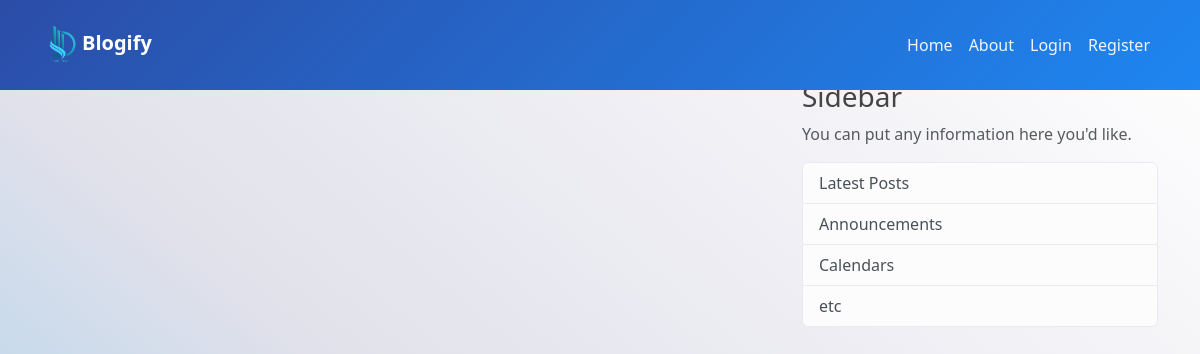
The app's page /post, older data.
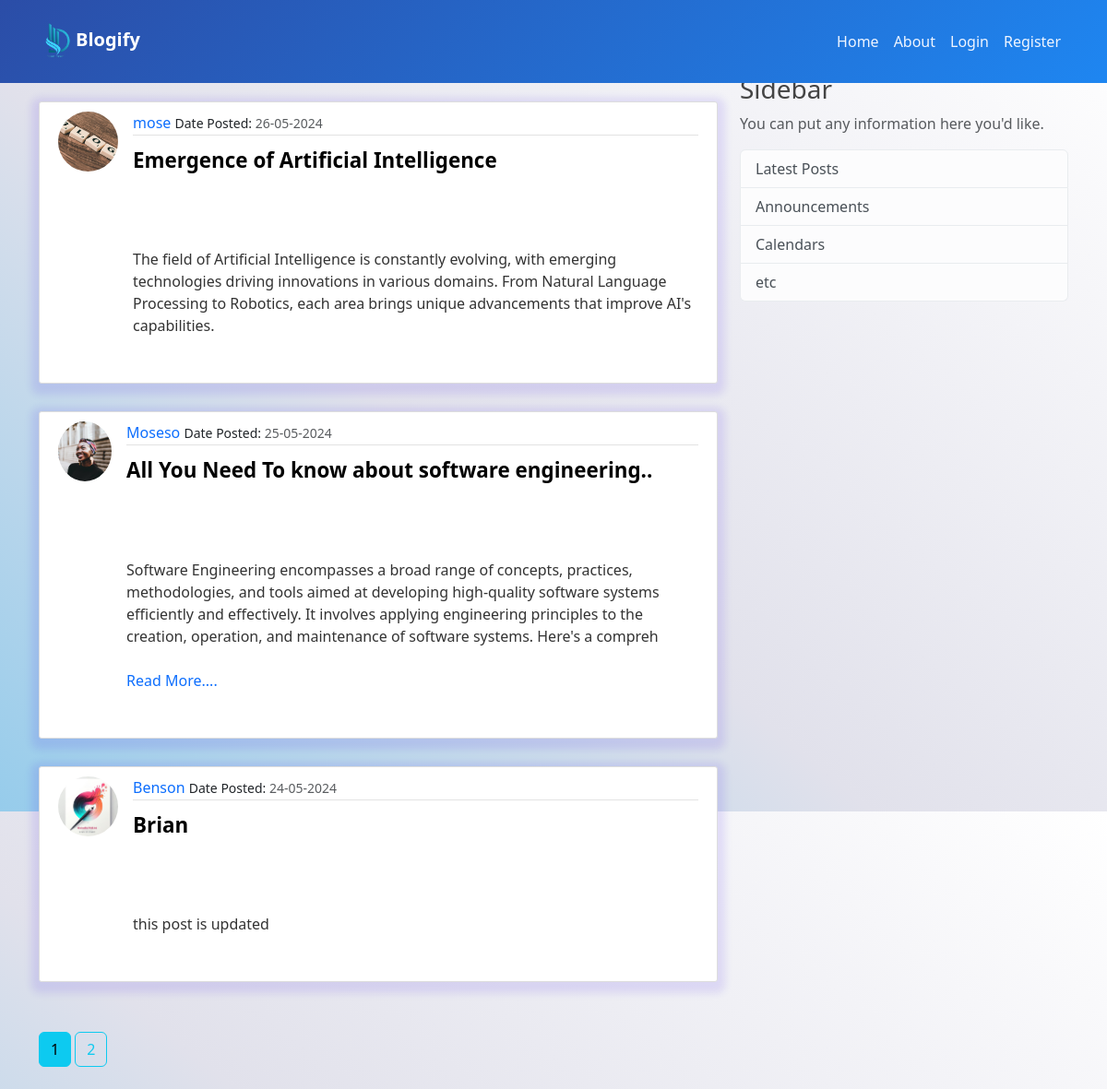
The same page, newer data.
### Blogify/model.py (models this page shows, shortened)
class Post(db.Model):
    id = db.Column(db.Integer, primary_key=True)
    title = db.Column(db.String(100), nullable=False)
    image_file = db.Column(db.String(20), nullable=False, default='default.jpg')
    date_posted = db.Column(db.DateTime, nullable=False, default=datetime.utcnow)
    content = db.Column(db.Text, nullable=False)
    user_id = db.Column(db.Integer, db.ForeignKey('user.id'), nullable=False)

class User(db.Model, UserMixin):
    id = db.Column(db.Integer, primary_key=True)
    username = db.Column(db.String(20), unique=True, nullable=False)
    email = db.Column(db.String(120), unique=True, nullable=False)
    image_file = db.Column(db.String(20), nullable=False, default='default.jpg')
    password = db.Column(db.String(60), nullable=False)
    posts = db.relationship('Post', backref='author', lazy=True)

### Blogify/route.py (the view)
@app.route("/post")
def blogPost():
    page = request.args.get('page', 1, type=int)
    posts = Post.query.order_by(Post.date_posted.desc()).paginate(page=page, per_page=3)
    return render_template('posts.html', posts=posts)

### Blogify/templates/posts.html (shortened to what this page needs)
{% extends "main.html" %}
{% block content %}
 {% for post in posts %}
    <article class="media content-section">
      {% if post.author.image_file.startswith('images/') %}
        <img class="rounded-circle article-img" src="{{ url_for('static', filename=post.author.image_file) }}">
      {% else %}
       <img class="rounded-circle article-img" style="object-fit: cover;" src="{{ post.author.image_file }}">
      {% endif %}
        <div class="media-body">
          <div class="article-metadata">
            <a class="mr-2" href="{{ url_for('user_post', username=post.author.username) }}">{{ post.author.username }}</a>
            <small class="text-muted"><span class="text-dark">Date Posted:</span> {{ post.date_posted.strftime('%d-%m-%Y') }}</small>
          </div>
          <h2><a class="article-title text-decoration-none mb-0" href="{{ url_for('post', post_id=post.id) }}">{{ post.title }}</a></h2>
          <p class="article-content">
            {% set too_long_threshold = 300 %}
            {% if post.content|length > too_long_threshold %}
              <span class="truncated-content">{{ post.content[:too_long_threshold] }}</span>
              <a href="#" class="toggle-content text-decoration-none" data-full-content="{{ post.content }}">Read More....</a>
            {% else %}
              {{ post.content }}
            {% endif %}
          </p>
        </div>
      </article>
    {% endfor %}
    {% for page_num in posts.iter_pages(left_edge=1, right_edge=1, left_current=1, right_current=2) %}
      {% if page_num %}
        {% if posts.page == page_num %}
          <a class="btn btn-info mb-4 mt-4 text-center" href="{{ url_for('blogPost', page=page_num) }}">{{ page_num }}</a>
        {% else %}
            <a class="btn btn-outline-info mb-4 mt-4" href="{{ url_for('blogPost', page=page_num) }}">{{ page_num }}</a>
        {% endif %}
      {% else %}
        ...
      {% endif %}
    {% endfor %}
{% endblock content %}

### Blogify/templates/main.html (shortened to what this page needs)
<!DOCTYPE html>
<html lang="en">
<head>
  <link href="https://cdn.jsdelivr.net/npm/bootstrap@5.3.2/dist/css/bootstrap.min.css" rel="stylesheet"
>
  <link rel="stylesheet" type="text/css" href="{{ url_for('static', filename='main.css') }}">
</head>
<body>
  <header class="site-header">
    <nav class="navbar navbar-expand-md navbar-dark bg-steel fixed-top">
      <div class="container">
        <a class="navbar-brand mr-4" href="/"><img style="width: 100%; object-fit: cover; height: 40px; width: 40px;" class="image"
            src="{{ url_for('static', filename='images/logo.png') }}">Blogify</a>
        <div class="collapse  navbar-collapse" id="navbarToggle">
          <div class="navbar-nav mr-auto">
            <a class="nav-item nav-link" href="{{ url_for('home') }}">Home</a>
            <a class="nav-item nav-link" href="{{ url_for('about') }}">About</a>
            {% if current_user.is_authenticated %}
            <a class="nav-item nav-link" href="{{ url_for('new_post') }}">New Post</a>
            <a class="nav-item nav-link" href="{{ url_for('account') }}">Account</a>
            <a class="nav-item nav-link" href="{{ url_for('logout') }}">Logout</a>
            {% else %}
            <a class="nav-item nav-link" href="{{ url_for('login') }}">Login</a>
            <a class="nav-item nav-link" href="{{ url_for('register') }}">Register</a>
            {% endif %}
          </div>
        </div>
      </div>
    </nav>
  </header>
  <main role="main" class="container">
    <div class="row">
      <div class="col-md-8">
        {% block content %}{% endblock %}
      </div>
      <div class="col-md-4">
        <div class="content-section">
          <h3>Sidebar</h3>
          <p class='text-muted'>You can put any information here you'd like.
          <ul class="list-group">
            <li class="list-group-item list-group-item-light">Latest Posts</li>
            <li class="list-group-item list-group-item-light">Announcements</li>
            <li class="list-group-item list-group-item-light">Calendars</li>
            <li class="list-group-item list-group-item-light">etc</li>
          </ul>
          </p>
        </div>
      </div>
    </div>
  </main>
</body>
</html>

### Blogify/static/main.css (style rules this page uses)
:root { --primary: #0463FA; --light: #EFF5FF; --dark: #1B2C51; }
body { background: rgb(255,255,255); background: linear-gradient(220deg, rgba(255,255,255,1) 0%, rgba(225,225,235,1) 58%, rgb(150, 204, 235) 100%); color: #333333; height: 100vh; margin-top: 5rem; }
h1, h2, h3, h4, h5, h6 { color: #444444; }
.bg-steel { background: rgba(43, 77, 167, 1.0); background: linear-gradient(135deg, rgba(43, 77, 167, 1.0), rgba(30, 134, 241, 1.0)); padding: 20px 10px; }
.site-header .navbar-nav { width: 100%; display: flex; justify-content: flex-end; font-weight: 500; }
.site-header .navbar-brand { font-weight: 700; transition: ease-in 2s; }
.site-header .navbar-nav .nav-link { color: var(--light); transition: ease-in 2s; }
.media { background: #ffffff; box-shadow: 0 4px 8px 8px rgba(48, 6, 237, 0.1); border: 1px solid #dddddd; border-radius: 3px; margin-bottom: 20px; font-weight: 500; padding: 10px 20px; }
.media { width: 100%; display: flex; margin: 30px auto; }
.media-body { width: 100%; }
.article-title { color: black; text-decoration: none; font-size: 1.4rem; font-weight: 600; }
.article-content { white-space: pre-line; font-weight: 500; }
.article-img { height: 65px; width: 65px; margin-right: 16px; }
.article-metadata { padding-bottom: 1px; margin-bottom: 4px; border-bottom: 1px solid #e3e3e3; }
.article-metadata a { text-decoration: none; }

Row changes from the older to the newer data that the page shows:
added Post: author.image_file (placeholder picture), author.username "mose", date_posted "26-05-2024", title "Emergence of Artificial Intelligence", content "The field of Artificial Intelligence is constantly evolving, with emerging technologies driving innovations in various domains. From Natural Language Processing to Robotics, each area brings unique advancements that improve AI's capabilities."
added Post: author.image_file (picture), author.username "Moseso", date_posted "25-05-2024", title "All You Need To know about software engineering..", content "Software Engineering encompasses a broad range of concepts, practices, methodologies, and tools aimed at developing high-quality software systems efficiently and effectively. It involves applying engineering principles to the creation, operation, and maintenance of software systems. Here's a compreh"
added Post: author.image_file (picture), author.username "Benson", date_posted "24-05-2024", title "Brian", content "this post is updated"
Text that changed along with them:
new list line: "1"
new list line: "2"
